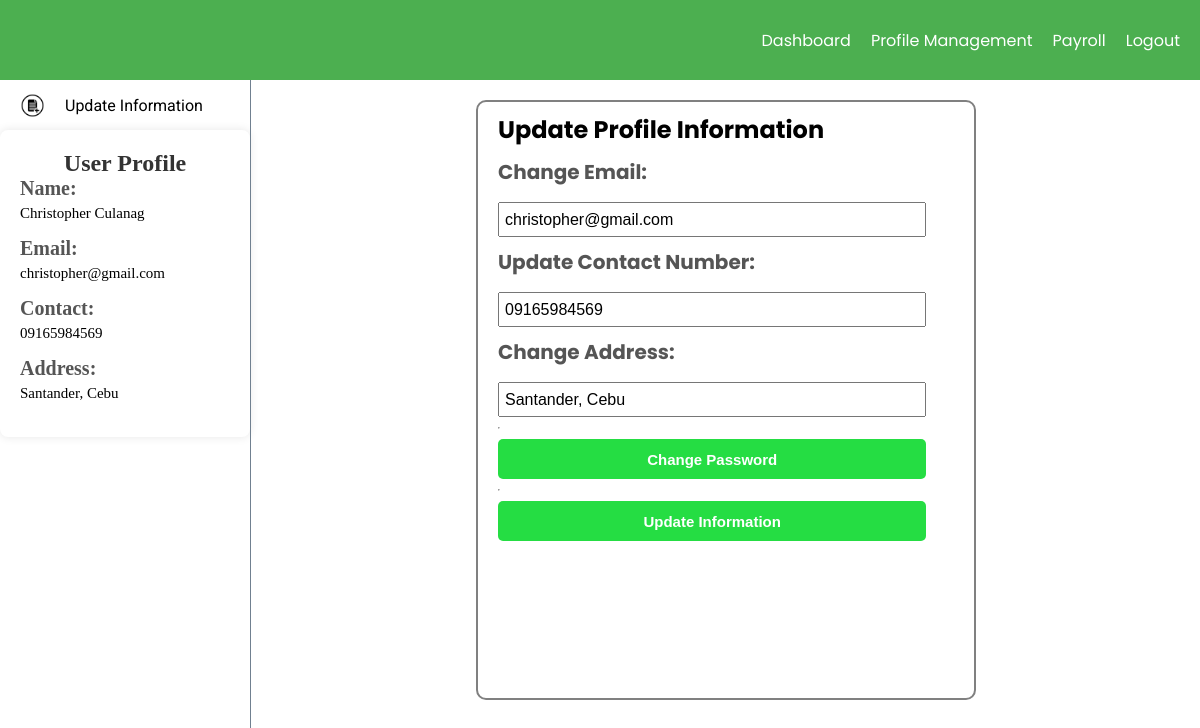
/update_info (signed in), run on the app's committed database.
### myapp/models.py (models this page shows, shortened)
class Employee(AbstractUser):
    name = models.CharField(max_length=255)
    email = models.EmailField()
    contact = models.CharField(max_length=15)
    address = models.TextField()
    username = models.CharField(max_length=255, unique=True)
    password = models.CharField(max_length=128)
    groups = models.ManyToManyField('auth.Group', related_name='employee_groups', blank=True)
    user_permissions = models.ManyToManyField('auth.Permission', related_name='employee_permissions', blank=True)

### myapp/views.py (the view, shortened to what this page needs)
# urls.py: path("update_info", views.update_info, name="update_info"),
def update_info(request):
    username = request.session.get('username')
    request.session['username'] = username
    get_info = Employee.objects.get(username=username)
    return render(request, 'user/profile-management.html', {
            'get_info' : get_info
        }) # Replace 'your_template_name.html' with the actual template name

### myapp/templates/user/profile-management.html (shortened to what this page needs)
<!DOCTYPE html>
<html lang="en">
<head>
    {% load static %}
    <link rel="stylesheet" href="{% static 'css/style.css' %}">
    <link rel="stylesheet" href="{% static 'css/navbar.css' %}">
    <link rel="stylesheet" href="{% static 'css/dashboard.css' %}">
    <link rel="stylesheet" href="{% static 'css/profile-management.css' %}">
</head>
<body>
    <nav>
        <ul class="navbar-ul">
            <li>
                <a href="{% url 'emp_view' %}">Dashboard</a>
            </li>
            <li>
                <a href="{% url 'update_info' %}">Profile Management</a>
            </li>
            <li>
                <a href="{% url 'view_calculation' %}">Payroll</a>
            </li>
            <li>
                <a href="{% url 'user_login' %}">Logout</a>
            </li>
        </ul>
    </nav>
    <div class="page-content">
        <aside class="aside-content">
            <ul class="aside-nav">
                <a class="aside-nav-items" href="{% url 'update_info' %}">
                    <img class="sidenav-logo" src="{% static 'images/update-info.png' %}" alt="logo">
                    Update Information
                </a>
            </ul>
            <div class="profile-container">
                <h1>User Profile</h1>
                <div class="profile-info">
                    <label for="name">Name:</label>
                    <p>{{ get_info.name }}</p>
                    <label for="email">Email:</label>
                    <p>{{ get_info.email }}</p>
                    <label for="contact">Contact:</label>
                    <p>{{ get_info.contact }}</p>
                    <label for="address">Address:</label>
                    <p>{{ get_info.address }}</p>
                </div>
            </div>
        </aside>
        <section class="dashboard-content">
            <div class="update-wrapper">
                <form action="{% url 'update_info' %}" method="post">
                    <div class="update-container">
                        <h2 class="title">Update Profile Information</h2>
                        <label for="email">Change Email:</label>
                        <input type="text" name="email"  value="{{ get_info.email }}" required>
                        <label for="contact">Update Contact Number:</label>
                        <input type="text" name="contact" value="{{ get_info.contact }}" required>
                        <label for="address">Change Address:</label>
                        <input type="text" name="address"   value="{{ get_info.address }}" required>
                        <hr>
                        <button type="button" onClick="showPasswordContainer()" id="show-pass-container">Change Password</button>
                        <hr>
                        <button type="submit">Update Information</button>
                    </div>
                </form>
            </div>
        </section>
    </div>
</body>
</html>

### myapp/static/css/style.css (style rules this page uses)
* { box-sizing: border-box; margin: 0; padding: 0; }
body { display: flex; flex-direction: column; }
nav { width: 100vw; height: 80px; background-color: #4CAF50; display: flex; flex-direction: row; justify-content: space-between; }
.navbar-ul { display: flex; justify-content: space-between; flex-direction: row; align-items: center; gap: 20px; margin-right: 20px; color: white; }
li { list-style-type: none; font-size: medium; color: white; }
a { text-decoration: none; color: white; font-family: 'Poppins', sans-serif; }

### myapp/static/css/navbar.css (style rules this page uses)
* { box-sizing: border-box; padding: 0; margin: 0; }
.page-content { height: calc(100vh - 160px); width: 100vw; display: flex; flex-direction: row; }
.aside-content { height: calc(100vh - 80px); width: 250px; }
.aside-nav { display: flex; flex-direction: column; }
.aside-nav-items { list-style-type: none; width: 250px; height: 50px; display: flex; justify-content: flex-start; align-items: center; font-family: 'Roboto', sans-serif; color: black; align-self: flex-start; margin-left: 20px; }
.sidenav-logo { height: 25px; width: 25px; margin-right: 20px; }
a { text-decoration: none; }

### myapp/static/css/dashboard.css (style rules this page uses)
.dashboard-content { height: calc(100vh - 80px); border-left: solid 1px; border-color: slategray; }

### myapp/static/css/profile-management.css (style rules this page uses)
* { box-sizing: border-box; margin: 0; padding: 0; }
.update-wrapper { width: calc(100vw - 250px); display: flex; justify-content: center; align-items: center; margin-top: 20px; }
.update-container { padding-top: 10px; width: 500px; height: 600px; border: 2px solid gray; border-radius: 10px; display: flex; flex-direction: column; justify-content: flex-start; align-items: flex-start; padding-left: 20px; gap: 10px; font-family: 'Poppins', sans-serif; }
.update-container input { height: 35px; width: 90%; padding: 5px; font-size: 16px; }
.update-container button { width: 90%; height: 40px; background-color: rgb(37, 221, 67); color: white; font-size: 15px; border-radius: 5px; border: none; font-weight: bold; cursor: pointer; }
hr { color: black; height: 2px; }
.profile-container { max-width: 100%; background-color: #fff; padding: 20px; border-radius: 8px; box-shadow: 0 0 10px rgba(0, 0, 0, 0.1); }
h1 { text-align: center; color: #333; }
label { display: block; font-weight: bold; margin-bottom: 5px; color: #555; font-size: 20px; }
p { margin: 0; font-size: 15px; }
.profile-info p { margin-bottom: 15px; }

### data on the page
Employee: name "Christopher Culanag", email "christopher@gmail.com", contact "09165984569", address "Santander, Cebu"
